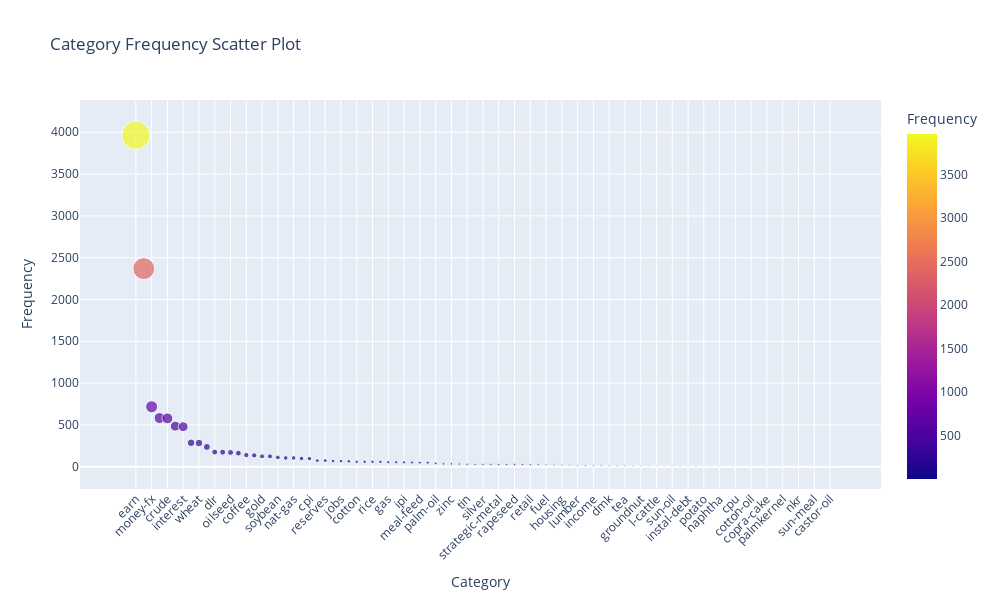

Here is the notebook cell this chart was saved with:
### Code cell
category_freq = category_counts.reset_index()
category_freq.columns = ['Category', 'Frequency']

fig = px.scatter(
    category_freq, 
    x='Category', 
    y='Frequency',
    size='Frequency',
    color='Frequency',
    hover_name='Category',
    title='Category Frequency Scatter Plot'
)

fig.update_layout(
    height=600,
    width=1000,
    xaxis_tickangle=-45
)

fig.show()

### Figure 1 — Plotly figure (JSON) as saved in the notebook; plotly's stock layout.template omitted (floating-point values rounded to 4 significant figures)
{"data": [{"hovertemplate": "<b>%{hovertext}</b><br><br>Category=%{x}<br>Frequency=%{marker.color}<extra></extra>", "hovertext": ["earn", "acq", "money-fx", "grain", "crude", "trade", "interest", "ship", "wheat", "corn", "dlr", "money-supply", "oilseed", "sugar", "coffee", "gnp", "gold", "veg-oil", "soybean", "bop", "nat-gas", "livestock", "cpi", "cocoa", "reserves", "carcass", "jobs", "copper", "cotton", "yen", "rice", "alum", "gas", "iron-steel", "ipi", "barley", "meal-feed", "rubber", "palm-oil", "sorghum", "zinc", "pet-chem", "tin", "wpi", "silver", "lead", "strategic-metal", "orange", "rapeseed", "soy-meal", "retail", "soy-oil", "fuel", "hog", "housing", "heat", "lumber", "sunseed", "income", "lei", "dmk", "oat", "tea", "platinum", "groundnut", "nickel", "l-cattle", "rape-oil", "sun-oil", "coconut-oil", "instal-debt", "coconut", "potato", "propane", "naphtha", "jet", "cpu", "nzdlr", "cotton-oil", "dfl", "copra-cake", "palladium", "palmkernel", "rand", "nkr", "groundnut-oil", "sun-meal", "lin-oil", "castor-oil", "rye"], "legendgroup": "", "marker": {"color": [3964, 2369, 717, 582, 578, 485, 478, 286, 283, 237, 175, 174, 171, 162, 139, 136, 124, 124, 111, 105, 105, 99, 97, 73, 73, 68, 67, 65, 59, 59, 59, 58, 54, 54, 53, 51, 49, 49, 40, 34, 34, 32, 30, 29, 29, 29, 27, 27, 27, 26, 25, 25, 23, 22, 20, 19, 16, 16, 16, 15, 14, 14, 13, 12, 9, 9, 8, 8, 7, 7, 6, 6, 6, 6, 6, 5, 4, 4, 3, 3, 3, 3, 3, 3, 3, 2, 2, 2, 2, 2], "coloraxis": "coloraxis", "size": [3964, 2369, 717, 582, 578, 485, 478, 286, 283, 237, 175, 174, 171, 162, 139, 136, 124, 124, 111, 105, 105, 99, 97, 73, 73, 68, 67, 65, 59, 59, 59, 58, 54, 54, 53, 51, 49, 49, 40, 34, 34, 32, 30, 29, 29, 29, 27, 27, 27, 26, 25, 25, 23, 22, 20, 19, 16, 16, 16, 15, 14, 14, 13, 12, 9, 9, 8, 8, 7, 7, 6, 6, 6, 6, 6, 5, 4, 4, 3, 3, 3, 3, 3, 3, 3, 2, 2, 2, 2, 2], "sizemode": "area", "sizeref": 9.91, "symbol": "circle"}, "mode": "markers", "name": "", "orientation": "v", "showlegend": false, "type": "scatter", "x": ["earn", "acq", "money-fx", "grain", "crude", "trade", "interest", "ship", "wheat", "corn", "dlr", "money-supply", "oilseed", "sugar", "coffee", "gnp", "gold", "veg-oil", "soybean", "bop", "nat-gas", "livestock", "cpi", "cocoa", "reserves", "carcass", "jobs", "copper", "cotton", "yen", "rice", "alum", "gas", "iron-steel", "ipi", "barley", "meal-feed", "rubber", "palm-oil", "sorghum", "zinc", "pet-chem", "tin", "wpi", "silver", "lead", "strategic-metal", "orange", "rapeseed", "soy-meal", "retail", "soy-oil", "fuel", "hog", "housing", "heat", "lumber", "sunseed", "income", "lei", "dmk", "oat", "tea", "platinum", "groundnut", "nickel", "l-cattle", "rape-oil", "sun-oil", "coconut-oil", "instal-debt", "coconut", "potato", "propane", "naphtha", "jet", "cpu", "nzdlr", "cotton-oil", "dfl", "copra-cake", "palladium", "palmkernel", "rand", "nkr", "groundnut-oil", "sun-meal", "lin-oil", "castor-oil", "rye"], "xaxis": "x", "y": [3964, 2369, 717, 582, 578, 485, 478, 286, 283, 237, 175, 174, 171, 162, 139, 136, 124, 124, 111, 105, 105, 99, 97, 73, 73, 68, 67, 65, 59, 59, 59, 58, 54, 54, 53, 51, 49, 49, 40, 34, 34, 32, 30, 29, 29, 29, 27, 27, 27, 26, 25, 25, 23, 22, 20, 19, 16, 16, 16, 15, 14, 14, 13, 12, 9, 9, 8, 8, 7, 7, 6, 6, 6, 6, 6, 5, 4, 4, 3, 3, 3, 3, 3, 3, 3, 2, 2, 2, 2, 2], "yaxis": "y"}], "layout": {"coloraxis": {"colorbar": {"title": {"text": "Frequency"}}, "colorscale": [[0, "#0d0887"], [0.1111, "#46039f"], [0.2222, "#7201a8"], [0.3333, "#9c179e"], [0.4444, "#bd3786"], [0.5556, "#d8576b"], [0.6667, "#ed7953"], [0.7778, "#fb9f3a"], [0.8889, "#fdca26"], [1, "#f0f921"]]}, "height": 600, "legend": {"itemsizing": "constant", "tracegroupgap": 0}, "title": {"text": "Category Frequency Scatter Plot"}, "width": 1000, "xaxis": {"anchor": "y", "domain": [0, 1], "tickangle": -45, "title": {"text": "Category"}}, "yaxis": {"anchor": "x", "domain": [0, 1], "title": {"text": "Frequency"}}}}
